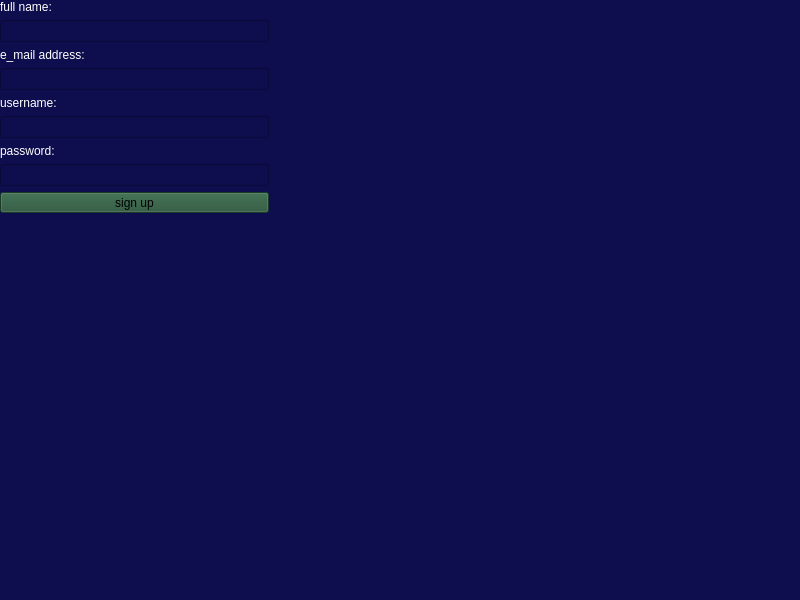
<?xml version="1.0" encoding="UTF-8"?>
<ui version="4.0">
 <class>MainWindow</class>
 <widget class="QMainWindow" name="MainWindow">
  <property name="geometry">
   <rect>
    <x>0</x>
    <y>0</y>
    <width>800</width>
    <height>600</height>
   </rect>
  </property>
  <property name="windowTitle">
   <string>MainWindow</string>
  </property>
  <property name="styleSheet">
   <string notr="true">background-color:#0e0e4e</string>
  </property>
  <widget class="QWidget" name="centralwidget">
   <widget class="QWidget" name="layoutWidget">
    <property name="geometry">
     <rect>
      <x>0</x>
      <y>0</y>
      <width>269</width>
      <height>213</height>
     </rect>
    </property>
    <layout class="QVBoxLayout" name="verticalLayout_2">
     <item>
      <widget class="QLabel" name="label_3">
       <property name="styleSheet">
        <string notr="true">color: #fff</string>
       </property>
       <property name="text">
        <string>full name:</string>
       </property>
      </widget>
     </item>
     <item>
      <widget class="QLineEdit" name="lineEdit_4"/>
     </item>
     <item>
      <widget class="QLabel" name="label_4">
       <property name="styleSheet">
        <string notr="true">color: #fff</string>
       </property>
       <property name="text">
        <string>e_mail address:</string>
       </property>
      </widget>
     </item>
     <item>
      <widget class="QLineEdit" name="lineEdit_3"/>
     </item>
     <item>
      <widget class="QLabel" name="label">
       <property name="styleSheet">
        <string notr="true">color: #fff</string>
       </property>
       <property name="text">
        <string>username:</string>
       </property>
      </widget>
     </item>
     <item>
      <widget class="QLineEdit" name="lineEdit"/>
     </item>
     <item>
      <widget class="QLabel" name="label_2">
       <property name="styleSheet">
        <string notr="true">color: #fff</string>
       </property>
       <property name="text">
        <string>password:</string>
       </property>
      </widget>
     </item>
     <item>
      <layout class="QVBoxLayout" name="verticalLayout"/>
     </item>
     <item>
      <widget class="QLineEdit" name="lineEdit_2"/>
     </item>
     <item>
      <widget class="QPushButton" name="pushButton">
       <property name="styleSheet">
        <string notr="true">background-color: #255237</string>
       </property>
       <property name="text">
        <string>sign up</string>
       </property>
      </widget>
     </item>
    </layout>
   </widget>
  </widget>
  <widget class="QMenuBar" name="menubar">
   <property name="geometry">
    <rect>
     <x>0</x>
     <y>0</y>
     <width>800</width>
     <height>21</height>
    </rect>
   </property>
  </widget>
  <widget class="QStatusBar" name="statusbar"/>
 </widget>
 <resources/>
 <connections/>
</ui>
